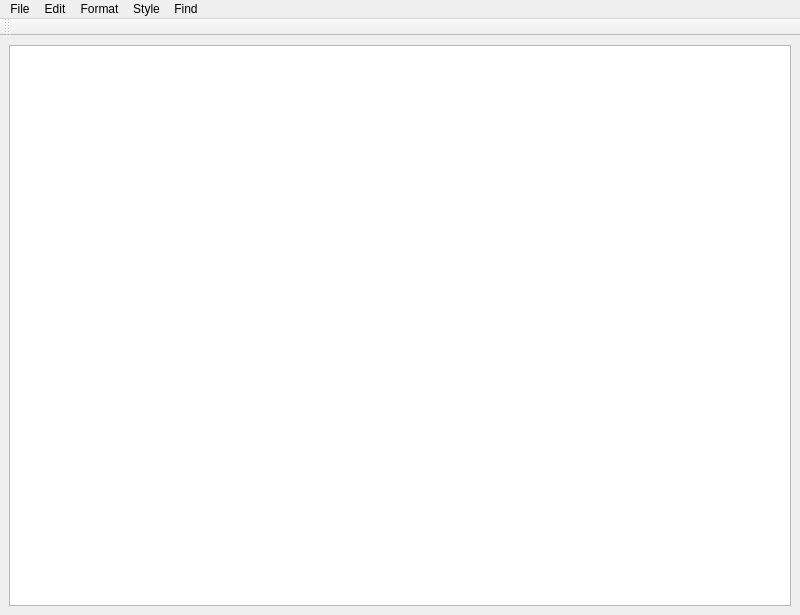
<?xml version="1.0" encoding="UTF-8"?>
<ui version="4.0">
 <class>MainWindow</class>
 <widget class="QMainWindow" name="MainWindow">
  <property name="geometry">
   <rect>
    <x>0</x>
    <y>0</y>
    <width>800</width>
    <height>612</height>
   </rect>
  </property>
  <property name="sizePolicy">
   <sizepolicy hsizetype="Preferred" vsizetype="Preferred">
    <horstretch>0</horstretch>
    <verstretch>0</verstretch>
   </sizepolicy>
  </property>
  <property name="windowTitle">
   <string>MainWindow</string>
  </property>
  <widget class="QWidget" name="centralwidget">
   <property name="sizePolicy">
    <sizepolicy hsizetype="Maximum" vsizetype="Maximum">
     <horstretch>0</horstretch>
     <verstretch>0</verstretch>
    </sizepolicy>
   </property>
   <property name="minimumSize">
    <size>
     <width>800</width>
     <height>579</height>
    </size>
   </property>
   <property name="maximumSize">
    <size>
     <width>800</width>
     <height>579</height>
    </size>
   </property>
   <layout class="QGridLayout" name="gridLayout">
    <item row="0" column="0">
     <widget class="QTextEdit" name="textEdit">
      <property name="sizePolicy">
       <sizepolicy hsizetype="Preferred" vsizetype="Preferred">
        <horstretch>0</horstretch>
        <verstretch>0</verstretch>
       </sizepolicy>
      </property>
     </widget>
    </item>
   </layout>
  </widget>
  <widget class="QMenuBar" name="menuBar">
   <property name="geometry">
    <rect>
     <x>0</x>
     <y>0</y>
     <width>800</width>
     <height>21</height>
    </rect>
   </property>
   <widget class="QMenu" name="menuFile">
    <property name="title">
     <string>File</string>
    </property>
    <addaction name="actionNew"/>
    <addaction name="actionOpen"/>
    <addaction name="actionSave"/>
    <addaction name="actionSave_as"/>
    <addaction name="separator"/>
    <addaction name="actionExport_PDF"/>
    <addaction name="separator"/>
    <addaction name="actionExit"/>
   </widget>
   <widget class="QMenu" name="menuEdit">
    <property name="title">
     <string>Edit</string>
    </property>
    <addaction name="actionCopy"/>
    <addaction name="actionPaste"/>
    <addaction name="actionCut"/>
    <addaction name="separator"/>
    <addaction name="actionUndo"/>
    <addaction name="actionRedo"/>
   </widget>
   <widget class="QMenu" name="menuFormat">
    <property name="title">
     <string>Format</string>
    </property>
    <addaction name="actionFont"/>
    <addaction name="actionColor"/>
   </widget>
   <widget class="QMenu" name="menuStyle">
    <property name="title">
     <string>Style</string>
    </property>
    <addaction name="actionBold"/>
    <addaction name="actionItalic"/>
    <addaction name="actionUnderline"/>
    <addaction name="separator"/>
    <addaction name="actionLeft"/>
    <addaction name="actionCenter"/>
    <addaction name="actionRight"/>
    <addaction name="actionJustify"/>
   </widget>
   <widget class="QMenu" name="menuFind">
    <property name="title">
     <string>Find</string>
    </property>
    <addaction name="actionFind"/>
    <addaction name="actionFind_and_replace"/>
   </widget>
   <addaction name="menuFile"/>
   <addaction name="menuEdit"/>
   <addaction name="menuFormat"/>
   <addaction name="menuStyle"/>
   <addaction name="menuFind"/>
  </widget>
  <widget class="QToolBar" name="toolBar">
   <property name="windowTitle">
    <string>toolBar</string>
   </property>
   <attribute name="toolBarArea">
    <enum>TopToolBarArea</enum>
   </attribute>
   <attribute name="toolBarBreak">
    <bool>false</bool>
   </attribute>
  </widget>
  <action name="actionOpen_file">
   <property name="text">
    <string>Open file</string>
   </property>
  </action>
  <action name="actionSave_file">
   <property name="text">
    <string>Save file</string>
   </property>
  </action>
  <action name="actionNew">
   <property name="text">
    <string>New file</string>
   </property>
  </action>
  <action name="actionOpen">
   <property name="text">
    <string>Open file</string>
   </property>
  </action>
  <action name="actionSave">
   <property name="text">
    <string>Save file</string>
   </property>
  </action>
  <action name="actionSave_as">
   <property name="text">
    <string>Save as</string>
   </property>
  </action>
  <action name="actionCopy">
   <property name="text">
    <string>Copy</string>
   </property>
  </action>
  <action name="actionPaste">
   <property name="text">
    <string>Paste</string>
   </property>
  </action>
  <action name="actionCut">
   <property name="text">
    <string>Cut</string>
   </property>
  </action>
  <action name="actionFont">
   <property name="text">
    <string>Font</string>
   </property>
  </action>
  <action name="actionColor">
   <property name="text">
    <string>Color</string>
   </property>
  </action>
  <action name="actionBold">
   <property name="text">
    <string>Bold</string>
   </property>
  </action>
  <action name="actionItalic">
   <property name="text">
    <string>Italic</string>
   </property>
  </action>
  <action name="actionUnderline">
   <property name="text">
    <string>Underline</string>
   </property>
  </action>
  <action name="actionLeft">
   <property name="text">
    <string>Left</string>
   </property>
  </action>
  <action name="actionCenter">
   <property name="text">
    <string>Center</string>
   </property>
  </action>
  <action name="actionRight">
   <property name="text">
    <string>Right</string>
   </property>
  </action>
  <action name="actionExport_PDF">
   <property name="text">
    <string>Export PDF</string>
   </property>
  </action>
  <action name="actionExit">
   <property name="text">
    <string>Exit</string>
   </property>
  </action>
  <action name="actionReturn">
   <property name="text">
    <string>Return</string>
   </property>
  </action>
  <action name="actionUndo">
   <property name="text">
    <string>Undo</string>
   </property>
  </action>
  <action name="actionRedo">
   <property name="text">
    <string>Redo</string>
   </property>
  </action>
  <action name="actionJustify">
   <property name="text">
    <string>Justify</string>
   </property>
  </action>
  <action name="actionFind_and_replace">
   <property name="text">
    <string>Find and replace</string>
   </property>
  </action>
  <action name="actionFind">
   <property name="text">
    <string>Find</string>
   </property>
  </action>
 </widget>
 <resources/>
 <connections/>
</ui>
